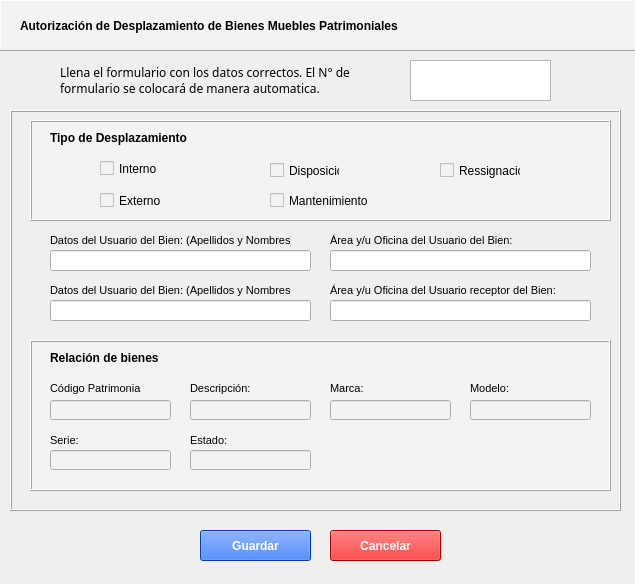
<?xml version="1.0" encoding="UTF-8"?>
<ui version="4.0">
 <class>WizardPage</class>
 <widget class="QWizardPage" name="WizardPage">
  <property name="geometry">
   <rect>
    <x>0</x>
    <y>0</y>
    <width>635</width>
    <height>584</height>
   </rect>
  </property>
  <property name="windowTitle">
   <string>WizardPage</string>
  </property>
  <widget class="QTableView" name="tableView">
   <property name="geometry">
    <rect>
     <x>410</x>
     <y>60</y>
     <width>141</width>
     <height>41</height>
    </rect>
   </property>
  </widget>
  <widget class="QLabel" name="label_2">
   <property name="geometry">
    <rect>
     <x>60</x>
     <y>60</y>
     <width>331</width>
     <height>41</height>
    </rect>
   </property>
   <property name="font">
    <font>
     <family>Microsoft YaHei</family>
     <weight>50</weight>
     <bold>false</bold>
    </font>
   </property>
   <property name="tabletTracking">
    <bool>false</bool>
   </property>
   <property name="text">
    <string>Llena el formulario con los datos correctos. El N° de formulario se colocará de manera automatica.</string>
   </property>
   <property name="wordWrap">
    <bool>true</bool>
   </property>
   <property name="openExternalLinks">
    <bool>false</bool>
   </property>
  </widget>
  <widget class="QPushButton" name="pushButton">
   <property name="enabled">
    <bool>true</bool>
   </property>
   <property name="geometry">
    <rect>
     <x>200</x>
     <y>530</y>
     <width>111</width>
     <height>31</height>
    </rect>
   </property>
   <property name="minimumSize">
    <size>
     <width>0</width>
     <height>0</height>
    </size>
   </property>
   <property name="palette">
    <palette>
     <active>
      <colorrole role="Button">
       <brush brushstyle="SolidPattern">
        <color alpha="255">
         <red>0</red>
         <green>85</green>
         <blue>255</blue>
        </color>
       </brush>
      </colorrole>
      <colorrole role="ButtonText">
       <brush brushstyle="SolidPattern">
        <color alpha="255">
         <red>255</red>
         <green>255</green>
         <blue>255</blue>
        </color>
       </brush>
      </colorrole>
      <colorrole role="Base">
       <brush brushstyle="SolidPattern">
        <color alpha="255">
         <red>0</red>
         <green>85</green>
         <blue>255</blue>
        </color>
       </brush>
      </colorrole>
      <colorrole role="Window">
       <brush brushstyle="SolidPattern">
        <color alpha="255">
         <red>0</red>
         <green>85</green>
         <blue>255</blue>
        </color>
       </brush>
      </colorrole>
     </active>
     <inactive>
      <colorrole role="Button">
       <brush brushstyle="SolidPattern">
        <color alpha="255">
         <red>0</red>
         <green>85</green>
         <blue>255</blue>
        </color>
       </brush>
      </colorrole>
      <colorrole role="ButtonText">
       <brush brushstyle="SolidPattern">
        <color alpha="255">
         <red>255</red>
         <green>255</green>
         <blue>255</blue>
        </color>
       </brush>
      </colorrole>
      <colorrole role="Base">
       <brush brushstyle="SolidPattern">
        <color alpha="255">
         <red>0</red>
         <green>85</green>
         <blue>255</blue>
        </color>
       </brush>
      </colorrole>
      <colorrole role="Window">
       <brush brushstyle="SolidPattern">
        <color alpha="255">
         <red>0</red>
         <green>85</green>
         <blue>255</blue>
        </color>
       </brush>
      </colorrole>
     </inactive>
     <disabled>
      <colorrole role="Button">
       <brush brushstyle="SolidPattern">
        <color alpha="255">
         <red>0</red>
         <green>85</green>
         <blue>255</blue>
        </color>
       </brush>
      </colorrole>
      <colorrole role="ButtonText">
       <brush brushstyle="SolidPattern">
        <color alpha="255">
         <red>120</red>
         <green>120</green>
         <blue>120</blue>
        </color>
       </brush>
      </colorrole>
      <colorrole role="Base">
       <brush brushstyle="SolidPattern">
        <color alpha="255">
         <red>0</red>
         <green>85</green>
         <blue>255</blue>
        </color>
       </brush>
      </colorrole>
      <colorrole role="Window">
       <brush brushstyle="SolidPattern">
        <color alpha="255">
         <red>0</red>
         <green>85</green>
         <blue>255</blue>
        </color>
       </brush>
      </colorrole>
     </disabled>
    </palette>
   </property>
   <property name="font">
    <font>
     <weight>75</weight>
     <bold>true</bold>
    </font>
   </property>
   <property name="mouseTracking">
    <bool>false</bool>
   </property>
   <property name="tabletTracking">
    <bool>false</bool>
   </property>
   <property name="acceptDrops">
    <bool>false</bool>
   </property>
   <property name="toolTip">
    <string/>
   </property>
   <property name="statusTip">
    <string/>
   </property>
   <property name="styleSheet">
    <string notr="true">background-color: rgb(0, 85, 255);</string>
   </property>
   <property name="text">
    <string>Guardar</string>
   </property>
   <property name="checkable">
    <bool>false</bool>
   </property>
   <property name="default">
    <bool>false</bool>
   </property>
   <property name="flat">
    <bool>false</bool>
   </property>
  </widget>
  <widget class="QFrame" name="frame">
   <property name="geometry">
    <rect>
     <x>0</x>
     <y>0</y>
     <width>641</width>
     <height>51</height>
    </rect>
   </property>
   <property name="tabletTracking">
    <bool>false</bool>
   </property>
   <property name="toolTip">
    <string/>
   </property>
   <property name="autoFillBackground">
    <bool>false</bool>
   </property>
   <property name="styleSheet">
    <string notr="true">background-color: rgb(243, 243, 243);</string>
   </property>
   <property name="frameShape">
    <enum>QFrame::Panel</enum>
   </property>
   <property name="frameShadow">
    <enum>QFrame::Raised</enum>
   </property>
   <widget class="QLabel" name="label">
    <property name="geometry">
     <rect>
      <x>20</x>
      <y>10</y>
      <width>451</width>
      <height>31</height>
     </rect>
    </property>
    <property name="font">
     <font>
      <family>Microsoft YaHei UI</family>
      <pointsize>9</pointsize>
      <weight>75</weight>
      <bold>true</bold>
     </font>
    </property>
    <property name="frameShadow">
     <enum>QFrame::Sunken</enum>
    </property>
    <property name="lineWidth">
     <number>0</number>
    </property>
    <property name="midLineWidth">
     <number>1</number>
    </property>
    <property name="text">
     <string>Autorización de Desplazamiento de Bienes Muebles Patrimoniales</string>
    </property>
    <property name="wordWrap">
     <bool>true</bool>
    </property>
   </widget>
  </widget>
  <widget class="QFrame" name="frame_2">
   <property name="geometry">
    <rect>
     <x>30</x>
     <y>120</y>
     <width>581</width>
     <height>101</height>
    </rect>
   </property>
   <property name="tabletTracking">
    <bool>false</bool>
   </property>
   <property name="toolTip">
    <string/>
   </property>
   <property name="autoFillBackground">
    <bool>false</bool>
   </property>
   <property name="styleSheet">
    <string notr="true">background-color: rgb(243, 243, 243);</string>
   </property>
   <property name="frameShape">
    <enum>QFrame::Box</enum>
   </property>
   <property name="frameShadow">
    <enum>QFrame::Raised</enum>
   </property>
   <widget class="QCheckBox" name="checkBox">
    <property name="geometry">
     <rect>
      <x>70</x>
      <y>40</y>
      <width>70</width>
      <height>17</height>
     </rect>
    </property>
    <property name="text">
     <string>Interno</string>
    </property>
   </widget>
   <widget class="QCheckBox" name="checkBox_2">
    <property name="geometry">
     <rect>
      <x>70</x>
      <y>70</y>
      <width>70</width>
      <height>21</height>
     </rect>
    </property>
    <property name="text">
     <string>Externo</string>
    </property>
   </widget>
   <widget class="QCheckBox" name="checkBox_3">
    <property name="geometry">
     <rect>
      <x>240</x>
      <y>40</y>
      <width>70</width>
      <height>21</height>
     </rect>
    </property>
    <property name="text">
     <string>Disposición</string>
    </property>
   </widget>
   <widget class="QCheckBox" name="checkBox_4">
    <property name="geometry">
     <rect>
      <x>240</x>
      <y>70</y>
      <width>101</width>
      <height>21</height>
     </rect>
    </property>
    <property name="text">
     <string>Mantenimiento</string>
    </property>
   </widget>
   <widget class="QCheckBox" name="checkBox_5">
    <property name="geometry">
     <rect>
      <x>410</x>
      <y>40</y>
      <width>81</width>
      <height>21</height>
     </rect>
    </property>
    <property name="text">
     <string>Ressignación</string>
    </property>
   </widget>
   <widget class="QLabel" name="label_3">
    <property name="geometry">
     <rect>
      <x>20</x>
      <y>10</y>
      <width>141</width>
      <height>16</height>
     </rect>
    </property>
    <property name="font">
     <font>
      <weight>75</weight>
      <bold>true</bold>
     </font>
    </property>
    <property name="text">
     <string>Tipo de Desplazamiento</string>
    </property>
    <property name="wordWrap">
     <bool>true</bool>
    </property>
   </widget>
  </widget>
  <widget class="QFrame" name="frame_3">
   <property name="geometry">
    <rect>
     <x>30</x>
     <y>340</y>
     <width>581</width>
     <height>151</height>
    </rect>
   </property>
   <property name="palette">
    <palette>
     <active>
      <colorrole role="Button">
       <brush brushstyle="SolidPattern">
        <color alpha="255">
         <red>243</red>
         <green>243</green>
         <blue>243</blue>
        </color>
       </brush>
      </colorrole>
      <colorrole role="Base">
       <brush brushstyle="SolidPattern">
        <color alpha="255">
         <red>243</red>
         <green>243</green>
         <blue>243</blue>
        </color>
       </brush>
      </colorrole>
      <colorrole role="Window">
       <brush brushstyle="SolidPattern">
        <color alpha="255">
         <red>243</red>
         <green>243</green>
         <blue>243</blue>
        </color>
       </brush>
      </colorrole>
     </active>
     <inactive>
      <colorrole role="Button">
       <brush brushstyle="SolidPattern">
        <color alpha="255">
         <red>243</red>
         <green>243</green>
         <blue>243</blue>
        </color>
       </brush>
      </colorrole>
      <colorrole role="Base">
       <brush brushstyle="SolidPattern">
        <color alpha="255">
         <red>243</red>
         <green>243</green>
         <blue>243</blue>
        </color>
       </brush>
      </colorrole>
      <colorrole role="Window">
       <brush brushstyle="SolidPattern">
        <color alpha="255">
         <red>243</red>
         <green>243</green>
         <blue>243</blue>
        </color>
       </brush>
      </colorrole>
     </inactive>
     <disabled>
      <colorrole role="Button">
       <brush brushstyle="SolidPattern">
        <color alpha="255">
         <red>243</red>
         <green>243</green>
         <blue>243</blue>
        </color>
       </brush>
      </colorrole>
      <colorrole role="Base">
       <brush brushstyle="SolidPattern">
        <color alpha="255">
         <red>243</red>
         <green>243</green>
         <blue>243</blue>
        </color>
       </brush>
      </colorrole>
      <colorrole role="Window">
       <brush brushstyle="SolidPattern">
        <color alpha="255">
         <red>243</red>
         <green>243</green>
         <blue>243</blue>
        </color>
       </brush>
      </colorrole>
     </disabled>
    </palette>
   </property>
   <property name="tabletTracking">
    <bool>false</bool>
   </property>
   <property name="toolTip">
    <string/>
   </property>
   <property name="autoFillBackground">
    <bool>false</bool>
   </property>
   <property name="styleSheet">
    <string notr="true">background-color: rgb(243, 243, 243);</string>
   </property>
   <property name="frameShape">
    <enum>QFrame::Box</enum>
   </property>
   <property name="frameShadow">
    <enum>QFrame::Raised</enum>
   </property>
   <widget class="QLabel" name="label_4">
    <property name="geometry">
     <rect>
      <x>20</x>
      <y>10</y>
      <width>111</width>
      <height>16</height>
     </rect>
    </property>
    <property name="font">
     <font>
      <weight>75</weight>
      <bold>true</bold>
     </font>
    </property>
    <property name="text">
     <string>Relación de bienes</string>
    </property>
    <property name="wordWrap">
     <bool>true</bool>
    </property>
   </widget>
   <widget class="QLabel" name="label_6">
    <property name="geometry">
     <rect>
      <x>20</x>
      <y>40</y>
      <width>91</width>
      <height>16</height>
     </rect>
    </property>
    <property name="font">
     <font>
      <pointsize>8</pointsize>
     </font>
    </property>
    <property name="text">
     <string>Código Patrimonial:</string>
    </property>
   </widget>
   <widget class="QLabel" name="label_7">
    <property name="geometry">
     <rect>
      <x>20</x>
      <y>90</y>
      <width>31</width>
      <height>20</height>
     </rect>
    </property>
    <property name="font">
     <font>
      <pointsize>8</pointsize>
     </font>
    </property>
    <property name="text">
     <string>Serie:</string>
    </property>
   </widget>
   <widget class="QLabel" name="label_8">
    <property name="geometry">
     <rect>
      <x>160</x>
      <y>40</y>
      <width>91</width>
      <height>16</height>
     </rect>
    </property>
    <property name="font">
     <font>
      <pointsize>8</pointsize>
     </font>
    </property>
    <property name="text">
     <string>Descripción:</string>
    </property>
   </widget>
   <widget class="QLabel" name="label_9">
    <property name="geometry">
     <rect>
      <x>160</x>
      <y>90</y>
      <width>41</width>
      <height>20</height>
     </rect>
    </property>
    <property name="font">
     <font>
      <pointsize>8</pointsize>
     </font>
    </property>
    <property name="text">
     <string>Estado:</string>
    </property>
   </widget>
   <widget class="QLabel" name="label_10">
    <property name="geometry">
     <rect>
      <x>300</x>
      <y>40</y>
      <width>61</width>
      <height>16</height>
     </rect>
    </property>
    <property name="font">
     <font>
      <pointsize>8</pointsize>
     </font>
    </property>
    <property name="text">
     <string>Marca:</string>
    </property>
   </widget>
   <widget class="QLabel" name="label_11">
    <property name="geometry">
     <rect>
      <x>440</x>
      <y>40</y>
      <width>61</width>
      <height>16</height>
     </rect>
    </property>
    <property name="font">
     <font>
      <pointsize>8</pointsize>
     </font>
    </property>
    <property name="text">
     <string>Modelo:</string>
    </property>
   </widget>
   <widget class="QLineEdit" name="lineEdit_6">
    <property name="geometry">
     <rect>
      <x>440</x>
      <y>60</y>
      <width>121</width>
      <height>20</height>
     </rect>
    </property>
   </widget>
   <widget class="QLineEdit" name="lineEdit_7">
    <property name="geometry">
     <rect>
      <x>300</x>
      <y>60</y>
      <width>121</width>
      <height>20</height>
     </rect>
    </property>
   </widget>
   <widget class="QLineEdit" name="lineEdit_8">
    <property name="geometry">
     <rect>
      <x>160</x>
      <y>60</y>
      <width>121</width>
      <height>20</height>
     </rect>
    </property>
   </widget>
   <widget class="QLineEdit" name="lineEdit_9">
    <property name="geometry">
     <rect>
      <x>20</x>
      <y>60</y>
      <width>121</width>
      <height>20</height>
     </rect>
    </property>
   </widget>
   <widget class="QLineEdit" name="lineEdit_10">
    <property name="geometry">
     <rect>
      <x>160</x>
      <y>110</y>
      <width>121</width>
      <height>20</height>
     </rect>
    </property>
   </widget>
   <widget class="QLineEdit" name="lineEdit_11">
    <property name="geometry">
     <rect>
      <x>20</x>
      <y>110</y>
      <width>121</width>
      <height>20</height>
     </rect>
    </property>
   </widget>
  </widget>
  <widget class="QLabel" name="label_12">
   <property name="geometry">
    <rect>
     <x>50</x>
     <y>230</y>
     <width>241</width>
     <height>20</height>
    </rect>
   </property>
   <property name="font">
    <font>
     <pointsize>8</pointsize>
    </font>
   </property>
   <property name="text">
    <string>Datos del Usuario del Bien: (Apellidos y Nombres)</string>
   </property>
  </widget>
  <widget class="QLineEdit" name="lineEdit_12">
   <property name="geometry">
    <rect>
     <x>50</x>
     <y>250</y>
     <width>261</width>
     <height>21</height>
    </rect>
   </property>
  </widget>
  <widget class="QLabel" name="label_13">
   <property name="geometry">
    <rect>
     <x>50</x>
     <y>280</y>
     <width>241</width>
     <height>20</height>
    </rect>
   </property>
   <property name="font">
    <font>
     <pointsize>8</pointsize>
    </font>
   </property>
   <property name="text">
    <string>Datos del Usuario del Bien: (Apellidos y Nombres)</string>
   </property>
  </widget>
  <widget class="QLineEdit" name="lineEdit_13">
   <property name="geometry">
    <rect>
     <x>50</x>
     <y>300</y>
     <width>261</width>
     <height>21</height>
    </rect>
   </property>
  </widget>
  <widget class="QLabel" name="label_14">
   <property name="geometry">
    <rect>
     <x>330</x>
     <y>230</y>
     <width>241</width>
     <height>20</height>
    </rect>
   </property>
   <property name="font">
    <font>
     <pointsize>8</pointsize>
    </font>
   </property>
   <property name="text">
    <string>Área y/u Oficina del Usuario del Bien:</string>
   </property>
  </widget>
  <widget class="QLineEdit" name="lineEdit_14">
   <property name="geometry">
    <rect>
     <x>330</x>
     <y>250</y>
     <width>261</width>
     <height>21</height>
    </rect>
   </property>
  </widget>
  <widget class="QLabel" name="label_15">
   <property name="geometry">
    <rect>
     <x>330</x>
     <y>280</y>
     <width>241</width>
     <height>20</height>
    </rect>
   </property>
   <property name="font">
    <font>
     <pointsize>8</pointsize>
    </font>
   </property>
   <property name="text">
    <string>Área y/u Oficina del Usuario receptor del Bien:</string>
   </property>
  </widget>
  <widget class="QLineEdit" name="lineEdit_15">
   <property name="geometry">
    <rect>
     <x>330</x>
     <y>300</y>
     <width>261</width>
     <height>21</height>
    </rect>
   </property>
  </widget>
  <widget class="QFrame" name="frame_4">
   <property name="geometry">
    <rect>
     <x>10</x>
     <y>110</y>
     <width>611</width>
     <height>401</height>
    </rect>
   </property>
   <property name="font">
    <font>
     <strikeout>false</strikeout>
    </font>
   </property>
   <property name="frameShape">
    <enum>QFrame::Box</enum>
   </property>
   <property name="frameShadow">
    <enum>QFrame::Raised</enum>
   </property>
  </widget>
  <widget class="QPushButton" name="pushButton_3">
   <property name="geometry">
    <rect>
     <x>330</x>
     <y>530</y>
     <width>111</width>
     <height>31</height>
    </rect>
   </property>
   <property name="palette">
    <palette>
     <active>
      <colorrole role="Button">
       <brush brushstyle="SolidPattern">
        <color alpha="255">
         <red>243</red>
         <green>0</green>
         <blue>0</blue>
        </color>
       </brush>
      </colorrole>
      <colorrole role="ButtonText">
       <brush brushstyle="SolidPattern">
        <color alpha="255">
         <red>255</red>
         <green>255</green>
         <blue>255</blue>
        </color>
       </brush>
      </colorrole>
      <colorrole role="Base">
       <brush brushstyle="SolidPattern">
        <color alpha="255">
         <red>243</red>
         <green>0</green>
         <blue>0</blue>
        </color>
       </brush>
      </colorrole>
      <colorrole role="Window">
       <brush brushstyle="SolidPattern">
        <color alpha="255">
         <red>243</red>
         <green>0</green>
         <blue>0</blue>
        </color>
       </brush>
      </colorrole>
     </active>
     <inactive>
      <colorrole role="Button">
       <brush brushstyle="SolidPattern">
        <color alpha="255">
         <red>243</red>
         <green>0</green>
         <blue>0</blue>
        </color>
       </brush>
      </colorrole>
      <colorrole role="ButtonText">
       <brush brushstyle="SolidPattern">
        <color alpha="255">
         <red>255</red>
         <green>255</green>
         <blue>255</blue>
        </color>
       </brush>
      </colorrole>
      <colorrole role="Base">
       <brush brushstyle="SolidPattern">
        <color alpha="255">
         <red>243</red>
         <green>0</green>
         <blue>0</blue>
        </color>
       </brush>
      </colorrole>
      <colorrole role="Window">
       <brush brushstyle="SolidPattern">
        <color alpha="255">
         <red>243</red>
         <green>0</green>
         <blue>0</blue>
        </color>
       </brush>
      </colorrole>
     </inactive>
     <disabled>
      <colorrole role="Button">
       <brush brushstyle="SolidPattern">
        <color alpha="255">
         <red>243</red>
         <green>0</green>
         <blue>0</blue>
        </color>
       </brush>
      </colorrole>
      <colorrole role="ButtonText">
       <brush brushstyle="SolidPattern">
        <color alpha="255">
         <red>120</red>
         <green>120</green>
         <blue>120</blue>
        </color>
       </brush>
      </colorrole>
      <colorrole role="Base">
       <brush brushstyle="SolidPattern">
        <color alpha="255">
         <red>243</red>
         <green>0</green>
         <blue>0</blue>
        </color>
       </brush>
      </colorrole>
      <colorrole role="Window">
       <brush brushstyle="SolidPattern">
        <color alpha="255">
         <red>243</red>
         <green>0</green>
         <blue>0</blue>
        </color>
       </brush>
      </colorrole>
     </disabled>
    </palette>
   </property>
   <property name="font">
    <font>
     <weight>75</weight>
     <bold>true</bold>
    </font>
   </property>
   <property name="styleSheet">
    <string notr="true">background-color: rgb(243, 0, 0);</string>
   </property>
   <property name="text">
    <string>Cancelar</string>
   </property>
   <property name="default">
    <bool>false</bool>
   </property>
   <property name="flat">
    <bool>false</bool>
   </property>
  </widget>
  <widget class="QLabel" name="label_16">
   <property name="geometry">
    <rect>
     <x>0</x>
     <y>2</y>
     <width>631</width>
     <height>581</height>
    </rect>
   </property>
   <property name="text">
    <string/>
   </property>
   <property name="pixmap">
    <pixmap>Fondo.jpeg</pixmap>
   </property>
  </widget>
  <zorder>label_16</zorder>
  <zorder>frame</zorder>
  <zorder>frame_4</zorder>
  <zorder>frame_3</zorder>
  <zorder>frame_2</zorder>
  <zorder>tableView</zorder>
  <zorder>label_2</zorder>
  <zorder>pushButton</zorder>
  <zorder>label_12</zorder>
  <zorder>lineEdit_12</zorder>
  <zorder>label_13</zorder>
  <zorder>lineEdit_13</zorder>
  <zorder>label_14</zorder>
  <zorder>lineEdit_14</zorder>
  <zorder>label_15</zorder>
  <zorder>lineEdit_15</zorder>
  <zorder>pushButton_3</zorder>
 </widget>
 <resources/>
 <connections/>
</ui>
